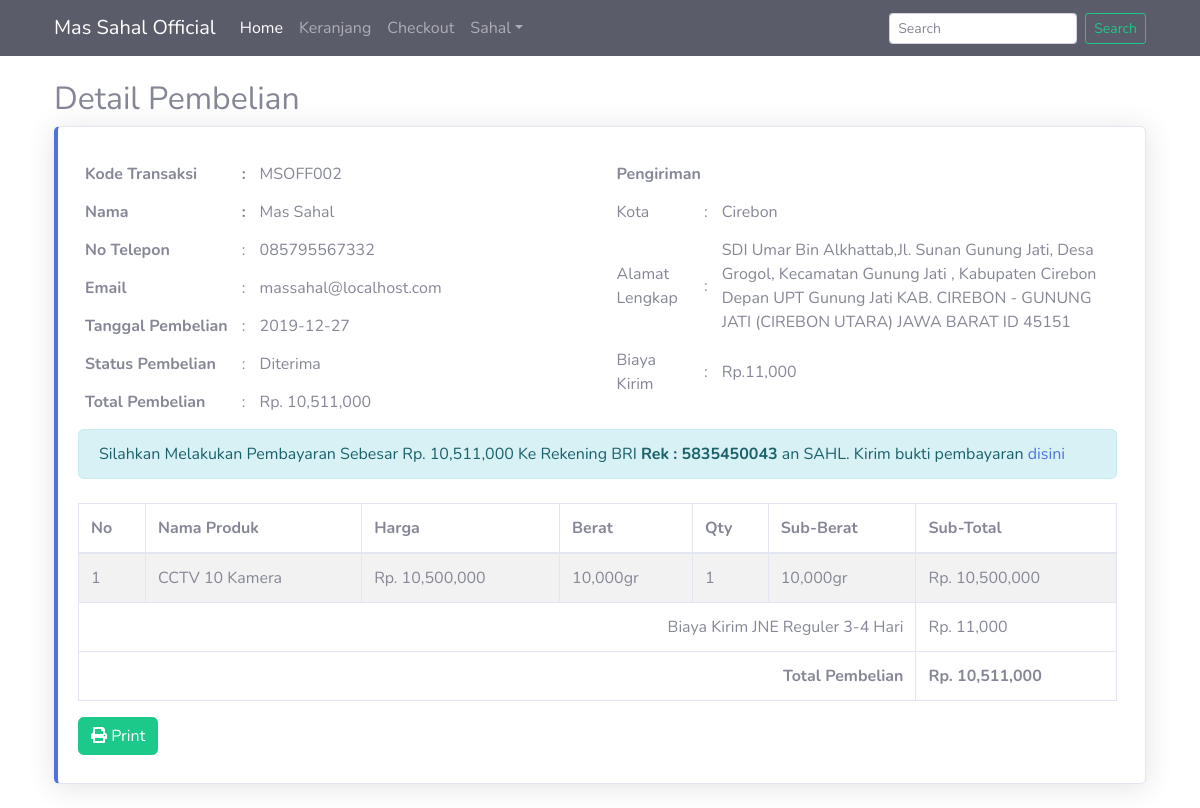
/nota_pembelian.php?id=2 (signed in), run on the app's committed database.
### tables this page shows
CREATE TABLE `pembelian` (
  `id_pembelian` int(11) NOT NULL,
  `id_pelanggan` int(11) NOT NULL,
  `id_ongkir` int(11) NOT NULL,
  `tanggal_pembelian` date NOT NULL,
  `total_pembelian` int(11) NOT NULL,
  `nama_kota` varchar(100) NOT NULL,
  `alamat_pengiriman` text NOT NULL,
  `kurir` varchar(100) NOT NULL,
  `tarif` int(11) NOT NULL,
  `status_pembelian` varchar(10) NOT NULL DEFAULT 'Pending'
);

CREATE TABLE `pelanggan` (
  `id_pelanggan` int(11) NOT NULL,
  `email_pelanggan` varchar(100) NOT NULL,
  `password_pelanggan` varchar(100) NOT NULL,
  `nama_pelanggan` varchar(100) NOT NULL,
  `telepon_pelanggan` varchar(25) NOT NULL
);

CREATE TABLE `pembelian_produk` (
  `id_pembelian_produk` int(11) NOT NULL,
  `id_pembelian` int(11) NOT NULL,
  `id_produk` int(11) NOT NULL,
  `jumlah` int(11) NOT NULL,
  `nama` varchar(100) NOT NULL,
  `harga` int(11) NOT NULL,
  `berat` int(11) NOT NULL,
  `subberat` int(11) NOT NULL,
  `subharga` int(11) NOT NULL
);

### nota_pembelian.php (the view, shortened to what this page needs)
<?php
include('koneksi.php');
?>
<!DOCTYPE html>
<html lang="en">
<head>
    <link href="admin/vendor/fontawesome-free/css/all.min.css" rel="stylesheet" type="text/css">
    <link href="admin/css/sb-admin-2.min.css" rel="stylesheet">
</head>
<body>
<?php include('layouts/navbar.php'); ?>
    <section class="konten mt-4">
        <div class="container">
            <h2>Detail Pembelian</h2>
            <div class="row">
                <div class="col-12 mb-4">
                    <div class="card border-left-primary shadow h-100 py-2">
                        <div class="card-body">
                            <div class="row no-gutters align-items-center">
                                <div class="col mr-2">
                                    <?php
                                    $ambil = $koneksi->query("SELECT * FROM pembelian JOIN pelanggan ON pembelian.id_pelanggan=pelanggan.id_pelanggan WHERE pembelian.id_pembelian='$_GET[id]'");
                                    $detail = $ambil->fetch_assoc();
                                    ?>
                                    <div class="row">
                                        <div class="col-6">
                                            <table cellpadding="7" class="mb-2">
                                                <tr>
                                                    <th>Kode Transaksi</th>
                                                    <th>:</th>
                                                    <td>MSOFF00<?php echo $detail['id_pembelian']; ?></td>
                                                </tr>
                                                <tr>
                                                    <th>Nama</th>
                                                    <th>:</th>
                                                    <td><?php echo $detail['nama_pelanggan']; ?></td>
                                                </tr>
                                                <tr>
                                                    <th>No Telepon</th>
                                                    <td>:</td>
                                                    <td><?php echo $detail['telepon_pelanggan']; ?></td>
                                                </tr>
                                                <tr>
                                                    <th>Email</th>
                                                    <td>:</td>
                                                    <td><?php echo $detail['email_pelanggan']; ?></td>
                                                </tr>
                                                <tr>
                                                    <th>Tanggal Pembelian</th>
                                                    <td>:</td>
                                                    <td><?php echo $detail['tanggal_pembelian']; ?></td>
                                                </tr>
                                                <tr>
                                                    <th>Status Pembelian</th>
                                                    <td>:</td>
                                                    <td><?php echo $detail['status_pembelian']; ?></td>
                                                </tr>
                                                <tr>
                                                    <th>Total Pembelian</th>
                                                    <td>:</td>
                                                    <td>Rp. <?php echo number_format($detail['total_pembelian']); ?></td>
                                                </tr>
                                            </table>
                                        </div>
                                        <div class="col-6">
                                            <table cellpadding="7">
                                                <tr><th colspan="3">Pengiriman</th></tr>
                                                <tr>
                                                    <td>Kota</td>
                                                    <td>:</td>
                                                    <td><?php echo $detail['nama_kota'];?></td>
                                                </tr>
                                                <tr>
                                                    <td>Alamat Lengkap</td>
                                                    <td>:</td>
                                                    <td><?php echo $detail['alamat_pengiriman'];?></td>
                                                </tr>
                                                <tr>
                                                    <td>Biaya Kirim</td>
                                                    <td>:</td>
                                                    <td>Rp.<?php echo number_format($detail['tarif']);?></td>
                                                </tr>
                                            </table>
                                        </div>
                                    </div>
                                    <div class="row">
                                        <div class="col-md">
                                            <div class="alert alert-info">
                                                Silahkan Melakukan Pembayaran Sebesar Rp. <?php echo number_format($detail['total_pembelian']);?> Ke Rekening BRI
                                                <b>Rek : 5835450043</b> an SAHL. Kirim bukti pembayaran <a href="#">disini</a>
                                            </div>
                                        </div>
                                    </div>
                                    <table class="table table-bordered table-hover table-striped mt-2">
                                        <thead>
                                            <tr>
                                                <th>No</th>
                                                <th>Nama Produk</th>
                                                <th>Harga</th>
                                                <th>Berat</th>
                                                <th>Qty</th>
                                                <th>Sub-Berat</th>
                                                <th>Sub-Total</th>
                                            </tr>
                                        </thead>
                                        <tbody>
                                            <?php
                                            $i = 0;
                                            $total_pembelian = 0;
                                            $ambil = $koneksi->query("SELECT * FROM pembelian_produk WHERE id_pembelian='$_GET[id];'");
                                            while ($data = $ambil->fetch_assoc()) {
                                            ?>
                                                <tr>
                                                    <td><?= $i = $i + 1; ?></td>
                                                    <td><?= $data['nama']; ?></td>
                                                    <td>Rp. <?= number_format($data['harga']); ?></td>
                                                    <td><?= number_format($data['berat']); ?>gr</td>
                                                    <td><?= $data['jumlah']; ?> </td>
                                                    <td><?= number_format($data['subberat']); ?>gr</td>
                                                    <td>Rp. <?= number_format($data['subharga']); ?></td>
                                                </tr>
                                            <?php $total_pembelian+=$data['subharga']; ?>
                                            <?php } ?>
                                        </tbody>
                                        <tfoot>
                                            <tr>
                                                <td colspan="6" align="right">Biaya Kirim <?php echo $detail['kurir']; ?></td>
                                                <td>Rp. <?php echo number_format($detail['tarif']); ?></td>
                                            </tr>
                                            <tr>
                                                <td colspan="6" align="right"><b>Total Pembelian</b></td>
                                                <td><b>Rp. <?= number_format($total_pembelian + $detail['tarif']);?></b></td>
                                            </tr>
                                        </tfoot>
                                    </table>
                                    <a href="print_pembelian.php?id=<?php echo $_GET['id']; ?>" target="_blank" class="btn btn-success"><i class="fa fa-print"></i> Print</a>
                                </div>
                            </div>
                        </div>
                    </div>
                </div>
            </div>
        </div>
    </section>
</body>
</html>

### data on the page
pembelian: id_pembelian "2", id_pelanggan.nama_pelanggan "Mas Sahal", id_pelanggan.telepon_pelanggan "085795567332", id_pelanggan.email_pelanggan "massahal@localhost.com", tanggal_pembelian "2019-12-27", status_pembelian "Diterima", total_pembelian "10,511,000", nama_kota "Cirebon", alamat_pengiriman "SDI Umar Bin Alkhattab,Jl. Sunan Gunung Jati, Desa Grogol, Kecamatan Gunung Jati , Kabupaten Cirebon Depan UPT Gunung Jati KAB. CIREBON - GUNUNG JATI (CIREBON UTARA) JAWA BARAT ID 45151", tarif "11,000", kurir "JNE Reguler 3-4 Hari", $total_pembelian + $detail['tarif'] "10,511,000"
pembelian_produk: nama "CCTV 10 Kamera", harga "10,500,000", berat "10,000", jumlah "1", subberat "10,000", subharga "10,500,000"

### other printed values
$_SESSION['pelanggan']['nama_pelanggan'] "Sahal"
